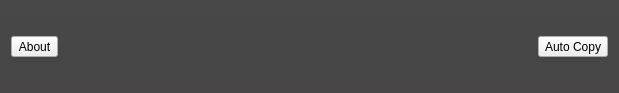
<?xml version="1.0" encoding="UTF-8"?>
<ui version="4.0">
 <class>MenuBar</class>
 <widget class="QWidget" name="MenuBar">
  <property name="windowModality">
   <enum>Qt::ApplicationModal</enum>
  </property>
  <property name="geometry">
   <rect>
    <x>0</x>
    <y>0</y>
    <width>619</width>
    <height>93</height>
   </rect>
  </property>
  <property name="sizePolicy">
   <sizepolicy hsizetype="Expanding" vsizetype="Minimum">
    <horstretch>0</horstretch>
    <verstretch>0</verstretch>
   </sizepolicy>
  </property>
  <property name="windowTitle">
   <string>Form</string>
  </property>
  <property name="styleSheet">
   <string notr="true">QWidget#MenuBar { background: qlineargradient(x1:0, y1:0, x2:0, y2:1, stop:0 #484848, stop:1 #474546); }

QPushButton { border-radius: 4px; border: 1px solid grey; padding: 6px 8px 6px 8px; background: qlineargradient(x1:0, y1:0, x2:0, y2:1, stop:0 #F6F6F6, stop: 0.6 #E4E4E4, stop:1 #D3D7D8); }
QPushButton:pressed { background: qlineargradient(x1:0, y1:0, x2:0, y2:1, stop:0 #D3D7D8, stop: 0.6 #E4E4E4, stop:1 #F6F6F6); }
QPushButton:checked { color: white; background: qlineargradient(x1:0, y1:0, x2:0, y2:1, stop:0 #559BBF, stop: 0.6 #3895D2, stop:1 #3381C3); }
</string>
  </property>
  <layout class="QHBoxLayout" name="horizontalLayout">
   <item>
    <widget class="QToolButton" name="aboutButton">
     <property name="focusPolicy">
      <enum>Qt::NoFocus</enum>
     </property>
     <property name="text">
      <string>About</string>
     </property>
     <property name="icon">
      <iconset resource="PimThai.qrc">
       <normaloff>:/icons/ic_menu_help_holo_light.png</normaloff>:/icons/ic_menu_help_holo_light.png</iconset>
     </property>
     <property name="iconSize">
      <size>
       <width>48</width>
       <height>48</height>
      </size>
     </property>
     <property name="toolButtonStyle">
      <enum>Qt::ToolButtonTextUnderIcon</enum>
     </property>
    </widget>
   </item>
   <item>
    <spacer name="horizontalSpacer">
     <property name="orientation">
      <enum>Qt::Horizontal</enum>
     </property>
     <property name="sizeHint" stdset="0">
      <size>
       <width>237</width>
       <height>20</height>
      </size>
     </property>
    </spacer>
   </item>
   <item>
    <widget class="QToolButton" name="autoCopyButton">
     <property name="focusPolicy">
      <enum>Qt::NoFocus</enum>
     </property>
     <property name="text">
      <string>Auto Copy</string>
     </property>
     <property name="icon">
      <iconset resource="PimThai.qrc">
       <normaloff>:/icons/ic_menu_copy.png</normaloff>:/icons/ic_menu_copy.png</iconset>
     </property>
     <property name="iconSize">
      <size>
       <width>48</width>
       <height>48</height>
      </size>
     </property>
     <property name="checkable">
      <bool>true</bool>
     </property>
     <property name="toolButtonStyle">
      <enum>Qt::ToolButtonTextUnderIcon</enum>
     </property>
    </widget>
   </item>
  </layout>
 </widget>
 <resources>
  <include location="PimThai.qrc"/>
 </resources>
 <connections/>
</ui>
